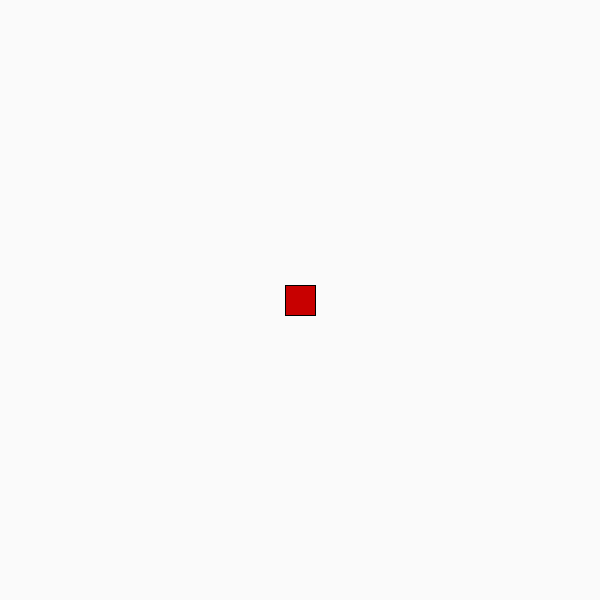
Frame 1 (no input)
Frame 60 (the mouse pressed at the canvas centre just before this capture): identical to frame 1, image omitted
Frame 120 (the mouse held since frame 60 and released just before this capture): blank canvas, image omitted

The Processing sketch that drew this single still picture (run headless with seeded random() and noise(); from frame 60 on, the mouse is pressed at the canvas centre):

// Processing sketch: squareTransformations_RotationNotWorking
// ── squareTransformations_RotationNotWorking.pde
float[] A = {  
 
    -5, -5
  
};
float[] B = {  
  
    5, -5
  
};



float[] C = {  
  
    5, 5
  
};


float[] D = {  
  
    -5, 5
  
};



float[] ANew = {  
 
    -5, -5
  
};
float[] BNew = {  
  
    5, -5
  
};



float[] CNew = {  
  
    5, 5
  
};


float[] DNew = {  
  
    -5, 5
  
};




float size = 20;

float[][] Z = {  
  {
    size, 0
  }
  , 
  {
    0, size
  }
  ,
}; 

float theta =1;


float[][]X = {  
  {
     cos(theta), sin(theta)
  }
  , 
  {
    -sin(theta), cos(theta)
  }
  ,
}; 


void setup(){
size(600,600);
background(250); 

}

void draw(){
  

 
 
  background(250); 

  size = int(map(mouseY,0,600,1,30));

theta = map(mouseX,0,600,0,TWO_PI);

//theta =(PI);



float[][] Z = {  
  {
    size, 0
  }
  , 
  {
    0, size
  }
  ,
}; 



float[][] X = {  
  {
   cos(theta), sin(theta)
  }
  , 
  {
 -sin(theta), cos(theta)
  }
  ,
}; 
////////////////////////////////////////

float[] ANew = {  
 
    -5, -5
  
};
float[] BNew = {  
  
    5, -5
  
};



float[] CNew = {  
  
    5, 5
  
};


float[] DNew = {  
  
    -5, 5
  
};

////////////////////////////////////////////////////////
/*
for (int i=0; i < 2; i++){
  
  for (int j=0; j < 2; j++) {
    
     for (int k=0; k < 2; k++) { 

          ANew[i] += A[i] * Z[k][j];
        }
    
  }
  
}


for (int i=0; i < 2; i++){
  
  for (int j=0; j < 2; j++) {
    
     for (int k=0; k < 2; k++) { 

          BNew[i] += B[i] * Z[k][j];
        }
    
  }
  
}

for (int i=0; i < 2; i++){
  
  for (int j=0; j < 2; j++) {
    
     for (int k=0; k < 2; k++) { 

         CNew[i] += C[i] * Z[k][j];
        }
    
  }
  
}



for (int i=0; i < 2; i++){
  
  for (int j=0; j < 2; j++) {
    
     for (int k=0; k < 2; k++) { 

         DNew[i] += D[i] * Z[k][j];
        }
    
  }
  
}

*/











for (int i=0; i < 2; i++){
  
  for (int j=0; j < 2; j++) {
    
     for (int k=0; k < 2; k++) { 

          ANew[i] += A[i] * X[k][j];
        }
    
  }
  
}


for (int i=0; i < 2; i++){
  
  for (int j=0; j < 2; j++) {
    
     for (int k=0; k < 2; k++) { 

          BNew[i] += B[i] * X[k][j];
        }
    
  }
  
}

for (int i=0; i < 2; i++){
  
  for (int j=0; j < 2; j++) {
    
     for (int k=0; k < 2; k++) { 

         CNew[i] += C[i] * X[k][j];
        }
    
  }
  
}



for (int i=0; i < 2; i++){
  
  for (int j=0; j < 2; j++) {
    
     for (int k=0; k < 2; k++) { 

         DNew[i] += D[i] * X[k][j];
        }
    
  }
  
}












  translate(width/2,height/2);
 fill(200,0,0);
  quad(BNew[0], BNew[1], ANew[0], ANew[1], DNew[0], DNew[1], CNew[0], CNew[1]);



}
